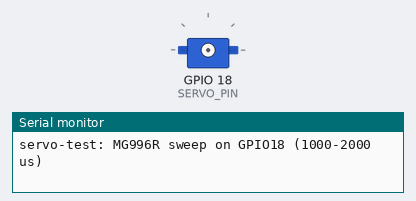
The program below on a simulated ESP32. On the bench: servo, the last lines printed to the serial monitor. Servo pulses on a pin are drawn as a servo (544–2400 µs = 0–180°).

Above: at 0.25 s.
At 1.9 s:
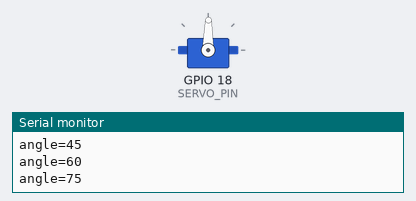
At 3.6 s:
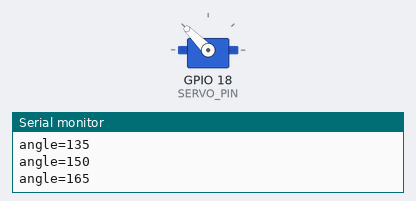
At 6.95 s:
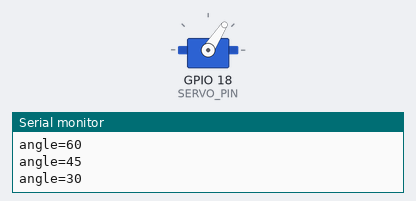
Timing chart, 0 to 9.6 s (numbered marks = the images above):
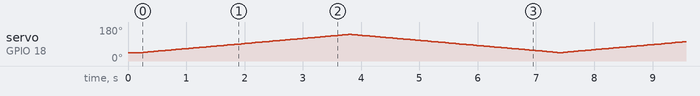

The program:

main.cpp
```cpp
#include <Arduino.h>

#include "config.h"

static const int SERVO_CHANNEL = 0;
static const int SERVO_BITS = 16;
static const uint32_t SERVO_PERIOD_US = 20000;

static int angle = SWEEP_MIN_DEG;
static int direction = 1;
static uint32_t lastStepMs = 0;

static uint32_t angleToDuty(int deg) {
  const uint32_t us =
      SERVO_MIN_US + (uint32_t)(SERVO_MAX_US - SERVO_MIN_US) * deg / 180;
  return (uint32_t)((uint64_t)us * ((1u << SERVO_BITS) - 1) / SERVO_PERIOD_US);
}

void setup() {
  Serial.begin(115200);
  delay(200);
  Serial.println();
  Serial.printf("servo-test: MG996R sweep on GPIO%d (%d-%d us)\n", SERVO_PIN,
                SERVO_MIN_US, SERVO_MAX_US);

  ledcSetup(SERVO_CHANNEL, 50, SERVO_BITS);
  ledcAttachPin(SERVO_PIN, SERVO_CHANNEL);
  ledcWrite(SERVO_CHANNEL, angleToDuty(angle));

  lastStepMs = millis();
}

void loop() {
  const uint32_t now = millis();
  if (now - lastStepMs < SWEEP_STEP_MS) {
    return;
  }
  lastStepMs = now;

  angle += direction;
  if (angle >= SWEEP_MAX_DEG) {
    angle = SWEEP_MAX_DEG;
    direction = -1;
  } else if (angle <= SWEEP_MIN_DEG) {
    angle = SWEEP_MIN_DEG;
    direction = 1;
  }

  ledcWrite(SERVO_CHANNEL, angleToDuty(angle));

  if (angle % 15 == 0) {
    Serial.printf("angle=%d\n", angle);
  }
}
```

config.h
```cpp
#pragma once

#define SERVO_PIN 18
#define SERVO_MIN_US 1000
#define SERVO_MAX_US 2000

#define SWEEP_MIN_DEG 0
#define SWEEP_MAX_DEG 180
#define SWEEP_STEP_MS 20
```
